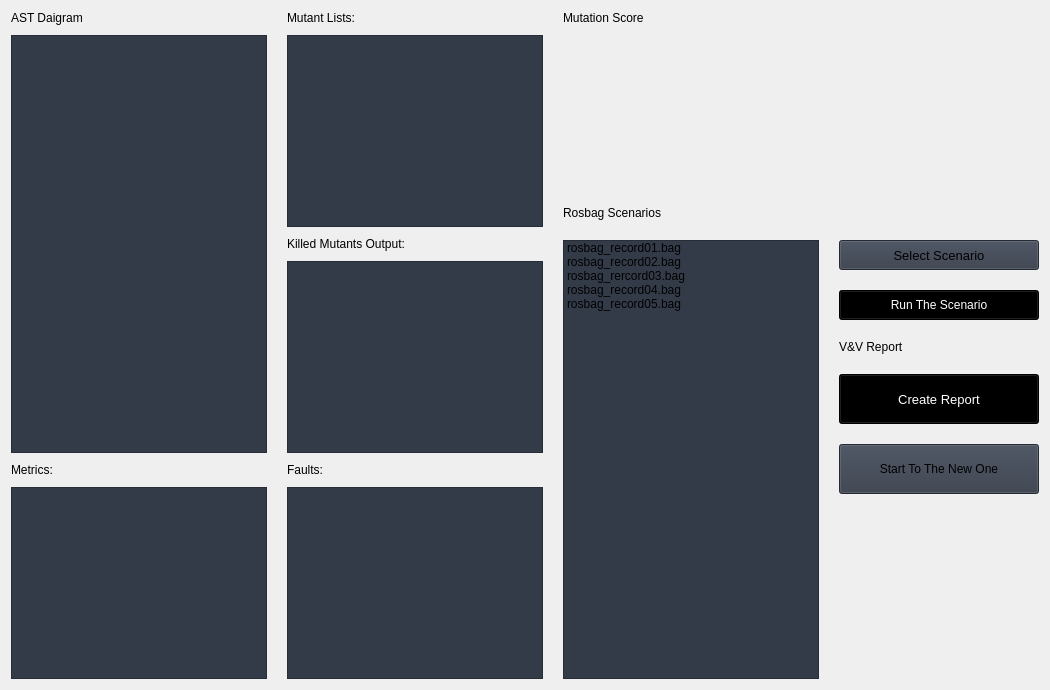
                     <widget class="QWidget" name="monitoring">
                      <layout class="QVBoxLayout" name="verticalLayout_10">
                       <item>
                        <layout class="QGridLayout" name="gridLayout_9">
                         <property name="leftMargin">
                          <number>0</number>
                         </property>
                         <property name="topMargin">
                          <number>0</number>
                         </property>
                         <property name="rightMargin">
                          <number>0</number>
                         </property>
                         <property name="bottomMargin">
                          <number>0</number>
                         </property>
                         <property name="horizontalSpacing">
                          <number>20</number>
                         </property>
                         <property name="verticalSpacing">
                          <number>10</number>
                         </property>
                         <item row="0" column="0" rowspan="7" colspan="5">
                          <layout class="QGridLayout" name="gridLayout_20">
                           <property name="horizontalSpacing">
                            <number>20</number>
                           </property>
                           <property name="verticalSpacing">
                            <number>10</number>
                           </property>
                           <item row="5" column="1">
                            <widget class="QListWidget" name="listWidget_14">
                             <property name="styleSheet">
                              <string notr="true">background-color: rgb(52, 59, 72);</string>
                             </property>
                            </widget>
                           </item>
                           <item row="0" column="2">
                            <widget class="QLabel" name="label_10">
                             <property name="styleSheet">
                              <string notr="true">font: 13pt &quot;Ubuntu&quot;;</string>
                             </property>
                             <property name="text">
                              <string>Mutation Score</string>
                             </property>
                            </widget>
                           </item>
                           <item row="0" column="0">
                            <widget class="QLabel" name="label_8">
                             <property name="styleSheet">
                              <string notr="true">font: 13pt &quot;Ubuntu&quot;;</string>
                             </property>
                             <property name="text">
                              <string>AST Daigram</string>
                             </property>
                            </widget>
                           </item>
                           <item row="2" column="1">
                            <widget class="QLabel" name="label_74">
                             <property name="styleSheet">
                              <string notr="true">font: 13pt &quot;Ubuntu&quot;;</string>
                             </property>
                             <property name="text">
                              <string>Killed Mutants Output:</string>
                             </property>
                            </widget>
                           </item>
                           <item row="3" column="1">
                            <widget class="QListWidget" name="listWidget_19">
                             <property name="styleSheet">
                              <string notr="true">background-color: rgb(52, 59, 72);</string>
                             </property>
                            </widget>
                           </item>
                           <item row="4" column="0">
                            <widget class="QLabel" name="label_7">
                             <property name="styleSheet">
                              <string notr="true">font: 13pt &quot;Ubuntu&quot;;</string>
                             </property>
                             <property name="text">
                              <string>Metrics:</string>
                             </property>
                            </widget>
                           </item>
                           <item row="4" column="1">
                            <widget class="QLabel" name="label_45">
                             <property name="styleSheet">
                              <string notr="true">font: 13pt &quot;Ubuntu&quot;;</string>
                             </property>
                             <property name="text">
                              <string>Faults:</string>
                             </property>
                            </widget>
                           </item>
                           <item row="1" column="0" rowspan="3">
                            <widget class="QTextEdit" name="textEdit_23">
                             <property name="styleSheet">
                              <string notr="true">background-color: rgb(52, 59, 72);</string>
                             </property>
                            </widget>
                           </item>
                           <item row="0" column="1">
                            <widget class="QLabel" name="label_73">
                             <property name="styleSheet">
                              <string notr="true">font: 13pt &quot;Ubuntu&quot;;</string>
                             </property>
                             <property name="text">
                              <string>Mutant Lists:</string>
                             </property>
                            </widget>
                           </item>
                           <item row="5" column="0">
                            <widget class="QListWidget" name="listWidget_9">
                             <property name="styleSheet">
                              <string notr="true">background-color: rgb(52, 59, 72);</string>
                             </property>
                            </widget>
                           </item>
                           <item row="1" column="1">
                            <widget class="QListWidget" name="listWidget_16">
                             <property name="styleSheet">
                              <string notr="true">background-color: rgb(52, 59, 72);</string>
                             </property>
                            </widget>
                           </item>
                           <item row="1" column="2" rowspan="5">
                            <layout class="QGridLayout" name="gridLayout_44">
                             <property name="spacing">
                              <number>20</number>
                             </property>
                             <item row="3" column="1">
                              <widget class="QPushButton" name="btn_run_scenario">
                               <property name="sizePolicy">
                                <sizepolicy hsizetype="Fixed" vsizetype="Fixed">
                                 <horstretch>0</horstretch>
                                 <verstretch>0</verstretch>
                                </sizepolicy>
                               </property>
                               <property name="minimumSize">
                                <size>
                                 <width>200</width>
                                 <height>30</height>
                                </size>
                               </property>
                               <property name="cursor">
                                <cursorShape>PointingHandCursor</cursorShape>
                               </property>
                               <property name="styleSheet">
                                <string notr="true">background-color:black;
color:white;</string>
                               </property>
                               <property name="text">
                                <string>Run The Scenario</string>
                               </property>
                               <property name="icon">
                                <iconset resource="resources.qrc">
                                 <normaloff>:/icons/images/icons/cil-media-play.png</normaloff>:/icons/images/icons/cil-media-play.png</iconset>
                               </property>
                              </widget>
                             </item>
                             <item row="4" column="1">
                              <widget class="QLabel" name="label_87">
                               <property name="text">
                                <string>V&amp;V Report</string>
                               </property>
                              </widget>
                             </item>
                             <item row="5" column="1">
                              <widget class="QPushButton" name="btn_create_report">
                               <property name="sizePolicy">
                                <sizepolicy hsizetype="Fixed" vsizetype="Fixed">
                                 <horstretch>0</horstretch>
                                 <verstretch>0</verstretch>
                                </sizepolicy>
                               </property>
                               <property name="minimumSize">
                                <size>
                                 <width>200</width>
                                 <height>50</height>
                                </size>
                               </property>
                               <property name="font">
                                <font>
                                 <family>Segoe UI</family>
                                 <pointsize>10</pointsize>
                                 <weight>50</weight>
                                 <italic>false</italic>
                                 <bold>false</bold>
                                </font>
                               </property>
                               <property name="cursor">
                                <cursorShape>PointingHandCursor</cursorShape>
                               </property>
                               <property name="styleSheet">
                                <string notr="true">background-color: black;
color:white;</string>
                               </property>
                               <property name="text">
                                <string>Create Report</string>
                               </property>
                               <property name="icon">
                                <iconset resource="resources.qrc">
                                 <normaloff>:/icons/images/icons/cil-task.png</normaloff>:/icons/images/icons/cil-task.png</iconset>
                               </property>
                              </widget>
                             </item>
                             <item row="8" column="1">
                              <spacer name="verticalSpacer_5">
                               <property name="orientation">
                                <enum>Qt::Vertical</enum>
                               </property>
                               <property name="sizeHint" stdset="0">
                                <size>
                                 <width>20</width>
                                 <height>40</height>
                                </size>
                               </property>
                              </spacer>
                             </item>
                             <item row="2" column="0" rowspan="7">
                              <widget class="QListWidget" name="listWidget_12">
                               <property name="sizePolicy">
                                <sizepolicy hsizetype="Expanding" vsizetype="Expanding">
                                 <horstretch>0</horstretch>
                                 <verstretch>0</verstretch>
                                </sizepolicy>
                               </property>
                               <property name="styleSheet">
                                <string notr="true">background-color: rgb(52, 59, 72);</string>
                               </property>
                               <item>
                                <property name="text">
                                 <string>rosbag_record01.bag</string>
                                </property>
                               </item>
                               <item>
                                <property name="text">
                                 <string>rosbag_record02.bag</string>
                                </property>
                               </item>
                               <item>
                                <property name="text">
                                 <string>rosbag_rercord03.bag</string>
                                </property>
                               </item>
                               <item>
                                <property name="text">
                                 <string>rosbag_record04.bag</string>
                                </property>
                               </item>
                               <item>
                                <property name="text">
                                 <string>rosbag_record05.bag</string>
                                </property>
                               </item>
                              </widget>
                             </item>
                             <item row="2" column="1">
                              <widget class="QPushButton" name="btn_select_scenario">
                               <property name="sizePolicy">
                                <sizepolicy hsizetype="Fixed" vsizetype="Fixed">
                                 <horstretch>0</horstretch>
                                 <verstretch>0</verstretch>
                                </sizepolicy>
                               </property>
                               <property name="minimumSize">
                                <size>
                                 <width>200</width>
                                 <height>30</height>
                                </size>
                               </property>
                               <property name="font">
                                <font>
                                 <family>Segoe UI</family>
                                 <pointsize>10</pointsize>
                                 <weight>50</weight>
                                 <italic>false</italic>
                                 <bold>false</bold>
                                </font>
                               </property>
                               <property name="cursor">
                                <cursorShape>PointingHandCursor</cursorShape>
                               </property>
                               <property name="styleSheet">
                                <string notr="true">background-color: rgb(52, 59, 72);</string>
                               </property>
                               <property name="text">
                                <string>Select Scenario</string>
                               </property>
                               <property name="icon">
                                <iconset resource="resources.qrc">
                                 <normaloff>:/icons/images/icons/cil-folder-open.png</normaloff>:/icons/images/icons/cil-folder-open.png</iconset>
                               </property>
                              </widget>
                             </item>
                             <item row="7" column="1">
                              <widget class="QLabel" name="label_77">
                               <property name="sizePolicy">
                                <sizepolicy hsizetype="Preferred" vsizetype="Preferred">
                                 <horstretch>0</horstretch>
                                 <verstretch>0</verstretch>
                                </sizepolicy>
                               </property>
                               <property name="text">
                                <string/>
                               </property>
                              </widget>
                             </item>
                             <item row="0" column="0" colspan="2">
                              <widget class="QLabel" name="label_47">
                               <property name="sizePolicy">
                                <sizepolicy hsizetype="Expanding" vsizetype="Expanding">
                                 <horstretch>0</horstretch>
                                 <verstretch>0</verstretch>
                                </sizepolicy>
                               </property>
                               <property name="text">
                                <string/>
                               </property>
                               <property name="pixmap">
                                <pixmap>images/images/graphic.png</pixmap>
                               </property>
                               <property name="scaledContents">
                                <bool>true</bool>
                               </property>
                              </widget>
                             </item>
                             <item row="1" column="0" colspan="2">
                              <widget class="QLabel" name="label_3">
                               <property name="styleSheet">
                                <string notr="true">font: 13pt &quot;Ubuntu&quot;;</string>
                               </property>
                               <property name="text">
                                <string>Rosbag Scenarios</string>
                               </property>
                              </widget>
                             </item>
                             <item row="6" column="1">
                              <widget class="QPushButton" name="btn_new_one">
                               <property name="sizePolicy">
                                <sizepolicy hsizetype="Fixed" vsizetype="Fixed">
                                 <horstretch>0</horstretch>
                                 <verstretch>0</verstretch>
                                </sizepolicy>
                               </property>
                               <property name="minimumSize">
                                <size>
                                 <width>200</width>
                                 <height>50</height>
                                </size>
                               </property>
                               <property name="cursor">
                                <cursorShape>PointingHandCursor</cursorShape>
                               </property>
                               <property name="styleSheet">
                                <string notr="true">background-color: rgb(52, 59, 72);</string>
                               </property>
                               <property name="text">
                                <string>Start To The New One</string>
                               </property>
                               <property name="icon">
                                <iconset resource="resources.qrc">
                                 <normaloff>:/icons/images/icons/cil-star.png</normaloff>:/icons/images/icons/cil-star.png</iconset>
                               </property>
                              </widget>
                             </item>
                            </layout>
                           </item>
                          </layout>
                         </item>
                        </layout>
                       </item>
                      </layout>
                     </widget>
